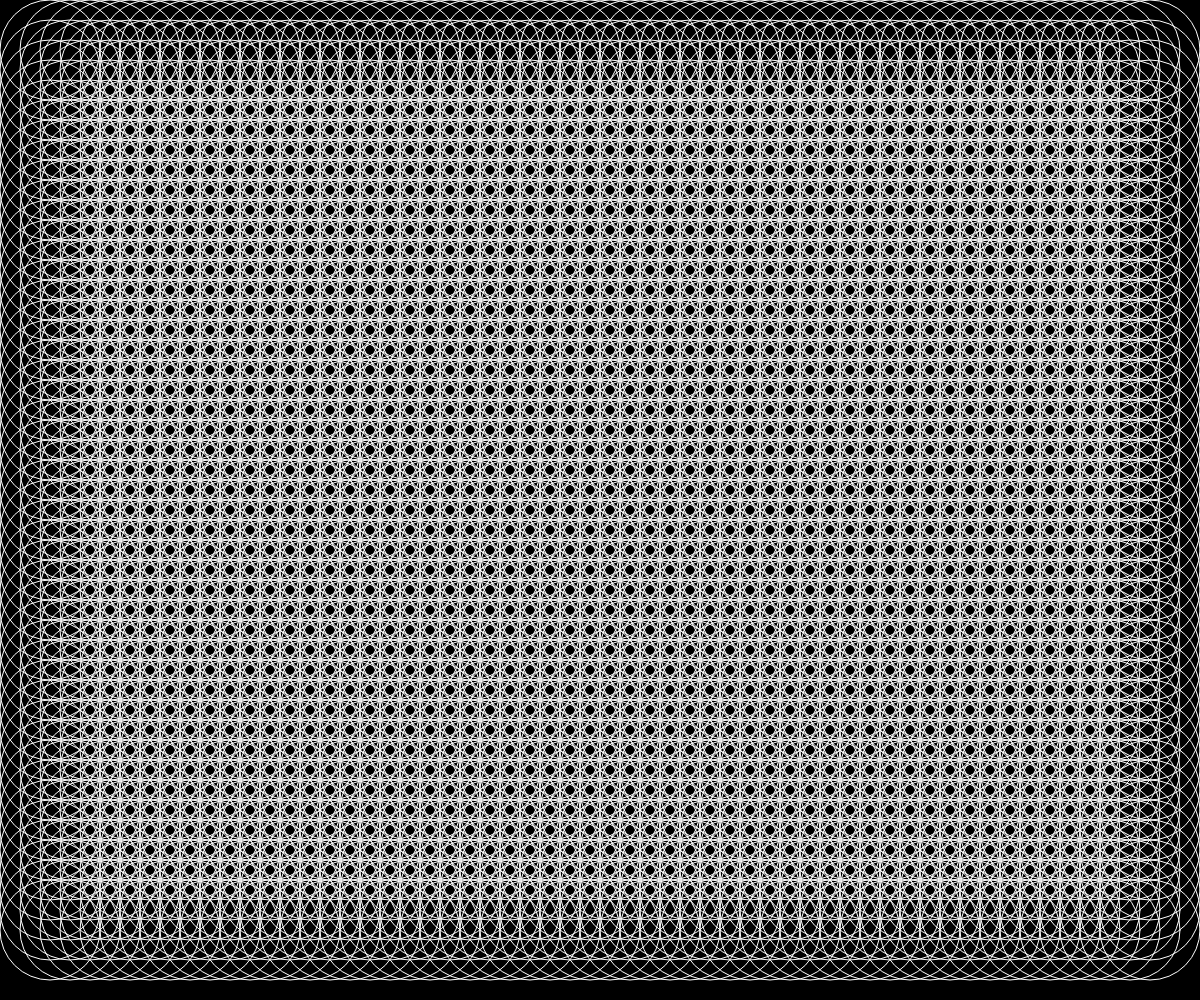
Frame 1 (no input)
Frame 60 (no input): identical to frame 1, image omitted
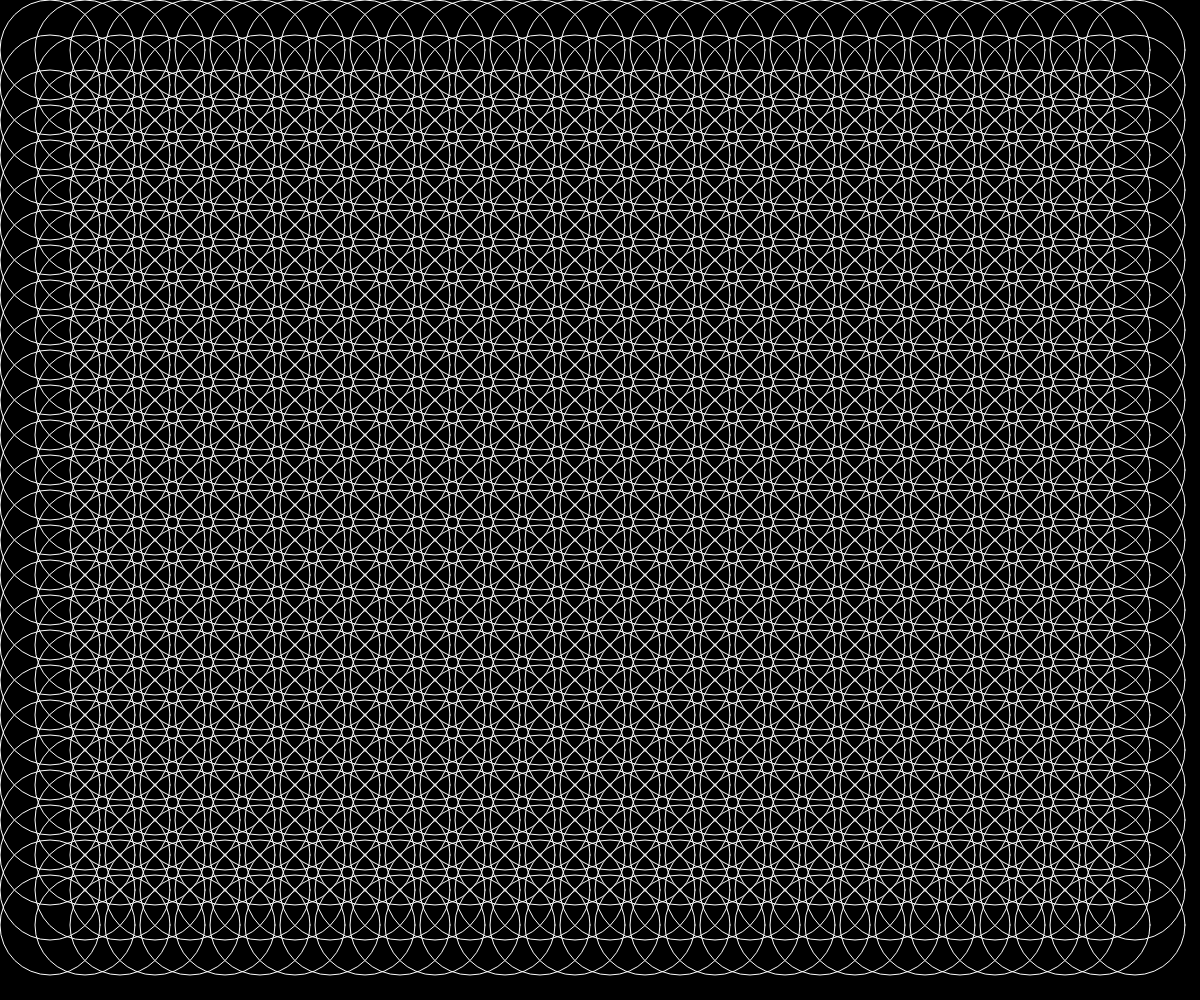
Frame 120 (the mouse pressed at the canvas centre since frame 60)

The p5.js sketch that drew these frames (run headless with seeded random() and noise() and a simulated clock; from frame 60 on, the mouse is pressed at the canvas centre):

// p5.js sketch
// ── sketch.js
function setup() {
  createCanvas(windowWidth,windowHeight);
  noFill();
}

function draw() {
  background(0);

  var density = map(mouseX,0,width, 20,50);
  
  for(var x=50; x <= width-50;x+=density){
    for(var y = 50; y < height-50;y+=density){
    	stroke(255);
      ellipse(x,y,100,100);
    }
  }
  
  
  
}
